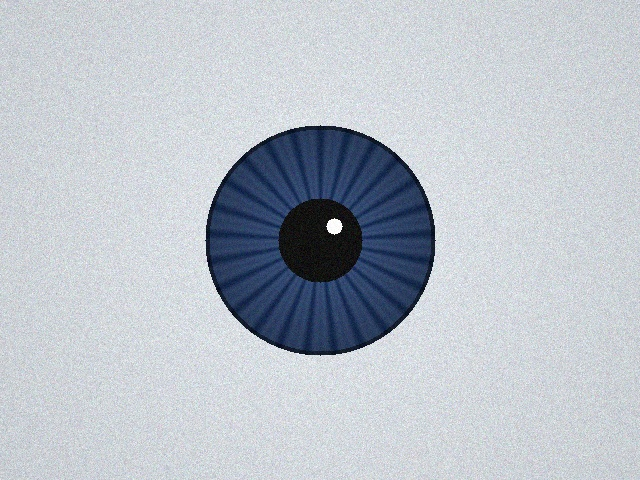
#> input picture sample_images/eye_sample_1.jpg, 640 x 480 px
$ python -i reflection.py   (imports and definitions only)
#> lines starting #> are read from the running program, lines starting #| are printed output that depends on the picture; after the words box and inside, x2 and y2 are one past the last pixel; in counts of white or black regions, pixels touching at a corner belong together
"""
Specular Glint and Reflection Detection and Masking Module.

Identifies bright specular reflection highlights (glints) on the corneal surface
using adaptive intensity thresholding and morphological cleanup.
Provides non-destructive reflection masks and optional localized inpainting.
"""

from typing import Dict, Any, Tuple
import cv2
import numpy as np


def detect_specular_reflections(
    image_gray: np.ndarray,
    threshold_percentile: float = 98.0,
    min_intensity: int = 220,
    dilation_kernel_size: int = 5
) -> Dict[str, Any]:
    """
    Detects specular reflection hotspots and returns a clean binary mask and diagnostics.

    Args:
        image_gray: 2D uint8 grayscale eye image
        threshold_percentile: percentile for adaptive bright hotspot identification
        min_intensity: absolute minimum pixel intensity to be considered a glint
        dilation_kernel_size: size of morphological dilation kernel

    Returns:
        dict with:
            'mask': 2D uint8 binary mask (255 = reflection, 0 = normal)
            'glint_percentage': float percentage of pixels flagged
            'num_glints': int number of distinct glint connected components
            'glint_centers': List[Tuple[int, int]] centroids of glints
    """
    h, w = image_gray.shape[:2]

    # Calculate adaptive threshold
    p_thresh = float(np.percentile(image_gray, threshold_percentile))
    active_thresh = int(max(min_intensity, p_thresh))

    # Binary threshold for bright spots
    _, binary_glints = cv2.threshold(image_gray, active_thresh, 255, cv2.THRESH_BINARY)

    # Morphological cleanup
    kernel = cv2.getStructuringElement(
        cv2.MORPH_ELLIPSE, (dilation_kernel_size, dilation_kernel_size)
    )
    glint_mask = cv2.dilate(binary_glints, kernel, iterations=1)

    # Find connected components for diagnostics
    num_labels, labels, stats, centroids = cv2.connectedComponentsWithStats(glint_mask)

    glint_centers = []
    # label 0 is background
    for i in range(1, num_labels):
        area = stats[i, cv2.CC_STAT_AREA]
        if area >= 3:  # ignore 1-2 pixel isolated noise
            cx, cy = int(round(centroids[i][0])), int(round(centroids[i][1]))
            glint_centers.append((cx, cy))

    glint_pixels = int(np.sum(glint_mask > 0))
    glint_pct = round((glint_pixels / float(h * w)) * 100.0, 2)

    return {
        "mask": glint_mask,
        "glint_percentage": glint_pct,
        "num_glints": len(glint_centers),
        "glint_centers": glint_centers
    }


def inpaint_reflections(
    image_gray: np.ndarray,
    glint_mask: np.ndarray,
    inpaint_radius: int = 5,
    method: str = "telea"
) -> np.ndarray:
    """
    Inpaints specular reflections cleanly using Telea or Navier-Stokes.
    Used internally for edge/candidate analysis without altering the raw user image.
    """
    if np.sum(glint_mask) == 0:
        return image_gray.copy()

    inpaint_flag = cv2.INPAINT_TELEA if method.lower() == "telea" else cv2.INPAINT_NS
    inpainted = cv2.inpaint(image_gray, glint_mask, inpaint_radius, inpaint_flag)
    return inpainted

>>> import cv2
>>> picture = cv2.imread('../sample_images/eye_sample_1.jpg', cv2.IMREAD_GRAYSCALE)
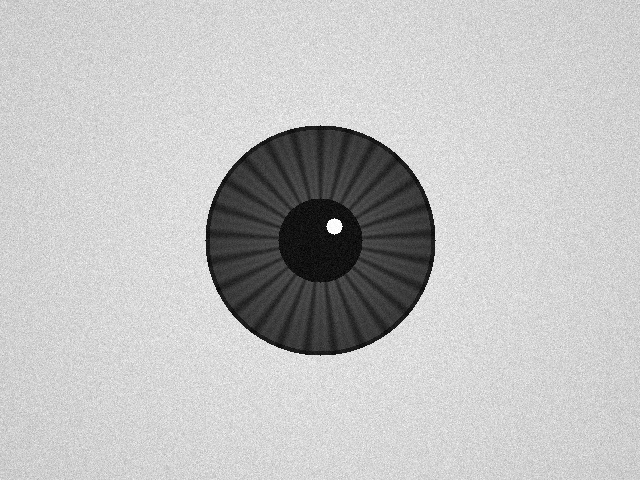
#> picture: shape (480, 640); min 0, max 255, mean 191.7
>>> result = detect_specular_reflections(picture)
#> in detect_specular_reflections, `p_thresh = float(np.percentile(image_gray, threshold_percentile))`: p_thresh = 235
#> in detect_specular_reflections, `_, binary_glints = cv2.threshold(image_gray, active_thresh, 255, cv2.T..`:
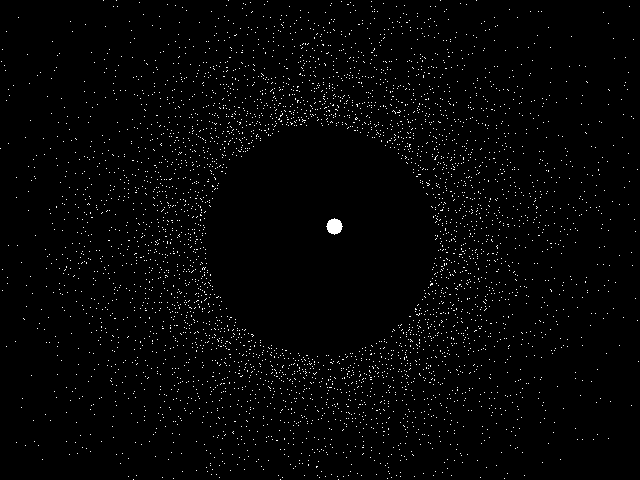
#> binary_glints: shape (480, 640); 1.7% white in thin lines or dots
#> in detect_specular_reflections, `glint_mask = cv2.dilate(binary_glints, kernel, iterations=1)`:
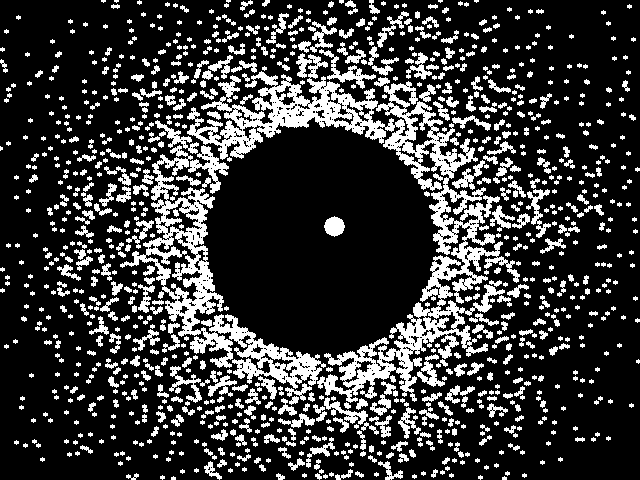
#> glint_mask: shape (480, 640); 22.1% white; 1094 white regions (651 under 20 px), largest, box (x1, y1, x2, y2) and area: (187, 53, 520, 403) 19418, (120, 145, 326, 389) 8852, (188, 145, 229, 194) 632
#> in detect_specular_reflections, `num_labels, labels, stats, centroids = cv2.connectedComponentsWithStat..`:
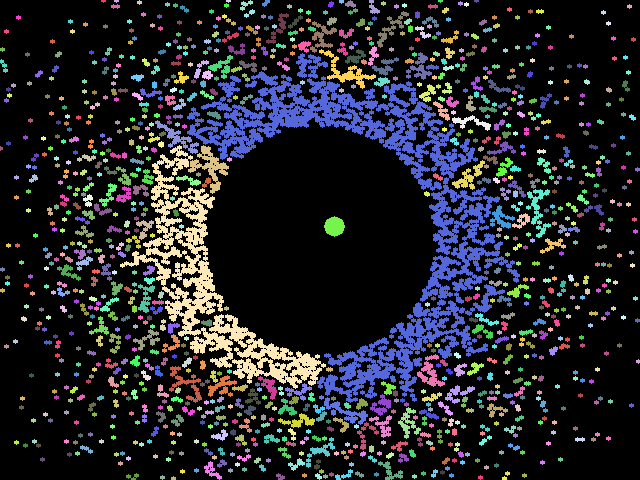
#> labels: shape (480, 640) int32; 1095 distinct labels, from 0 to 1094; one colour per label, 0 black
#> in detect_specular_reflections, `num_labels, labels, stats, centroids = cv2.connectedComponentsWithStat..`: num_labels = 1095; stats = 1095 rows, first 6: [0, 0, 640, 480, 239234], [101, 0, 5, 3, 11], [114, 0, 5, 3, 11], [137, 0, 5, 5, 17], [226, 0, 5, 3, 11], [240, 0, 13, 11, 60]; centroids = 1095 pairs, first value 0.818 to 637.6, second value 0.636 to 477.9
#> the loop in detect_specular_reflections, `for i in range(1, num_labels):` made 1094 passes
#> (area, cx, cy) on passes 5, 6, 7, 9, 10, 20, 21, 24, 26, 29, 31, 33: (60, 245, 4), (33, 265, 3), (28, 330, 4), (51, 350, 4), (78, 373, 8), (31, 115, 6), (34, 184, 8), (34, 432, 6), (29, 445, 10), (41, 249, 13), (34, 352, 11), (28, 540, 11)
#> after the loop in detect_specular_reflections, `for i in range(1, num_labels):`: glint_centers = 1094 pairs, first value 1 to 638, second value 1 to 478
#> in detect_specular_reflections, `glint_pixels = int(np.sum(glint_mask > 0))`: glint_pixels = 67966
#> in detect_specular_reflections, `glint_pct = round((glint_pixels / float(h * w)) * 100.0, 2)`: glint_pct = 22.12
#> result = 4 items

$ run again, on sample_images/eye_sample_2.jpg
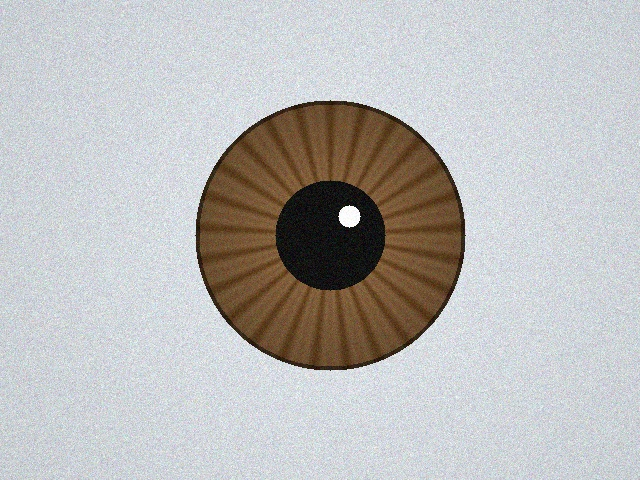
#> input picture sample_images/eye_sample_2.jpg, 640 x 480 px
#> p_thresh = 236
#> in detect_specular_reflections, `_, binary_glints = cv2.threshold(image_gray, active_thresh, 255, cv2.T..`:
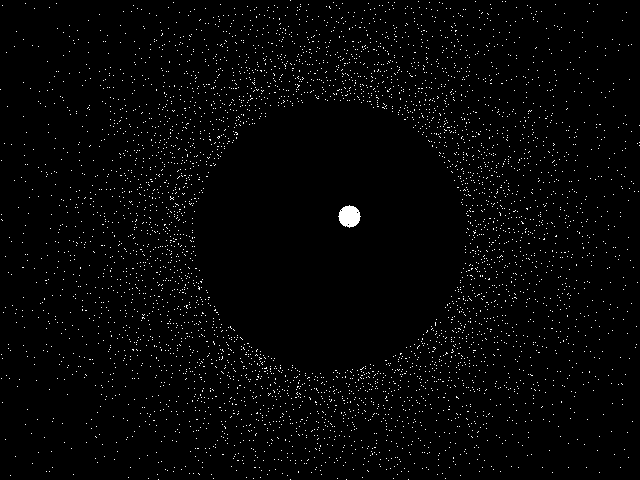
#> binary_glints: shape (480, 640); 1.9% white in thin lines or dots
#> glint_mask: shape (480, 640); 23.7% white; 1175 white regions (654 under 20 px), largest, box (x1, y1, x2, y2) and area: (443, 210, 557, 335) 3307, (323, 16, 406, 111) 2891, (381, 317, 489, 403) 2689
#> in detect_specular_reflections, `num_labels, labels, stats, centroids = cv2.connectedComponentsWithStat..`:
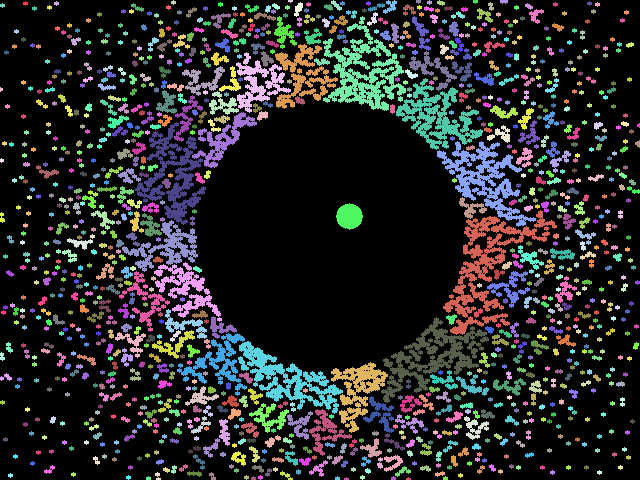
#> labels: shape (480, 640) int32; 1176 distinct labels, from 0 to 1175; one colour per label, 0 black
#> num_labels = 1176; stats = 1176 rows, first 6: [0, 0, 640, 480, 234286], [23, 1, 5, 5, 17], [54, 1, 5, 5, 17], [171, 0, 5, 5, 17], [288, 0, 5, 3, 11], [331, 0, 11, 11, 51]; centroids = 1176 pairs, first value 0.818 to 638.2, second value 0.636 to 478.4
#> the loop in detect_specular_reflections, `for i in range(1, num_labels):` made 1175 passes
#> (area, cx, cy) on passes 5, 8, 11, 13, 16, 18, 19, 21: (51, 336, 5), (95, 390, 6), (30, 440, 2), (26, 504, 1), (49, 137, 7), (32, 276, 6), (77, 298, 9), (60, 376, 7)
#> after the loop in detect_specular_reflections, `for i in range(1, num_labels):`: glint_centers = 1175 pairs, first value 1 to 638, second value 1 to 478
#> glint_pixels = 72914
#> glint_pct = 23.74
#> result = 4 items

$ run again, on sample_images/eye_sample_3.jpg
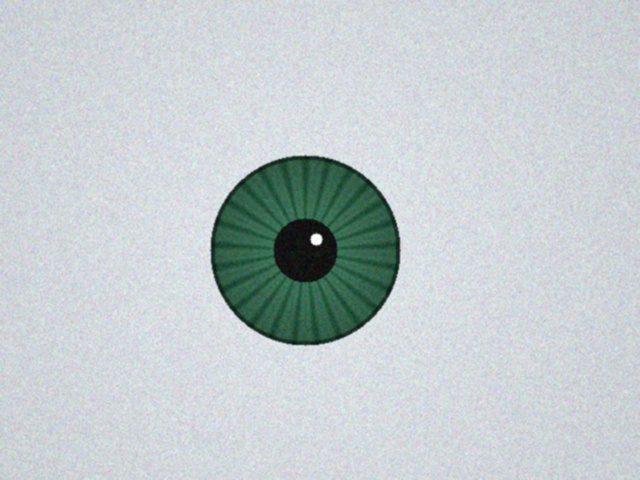
#> input picture sample_images/eye_sample_3.jpg, 640 x 480 px
#> p_thresh = 227
#> in detect_specular_reflections, `_, binary_glints = cv2.threshold(image_gray, active_thresh, 255, cv2.T..`:
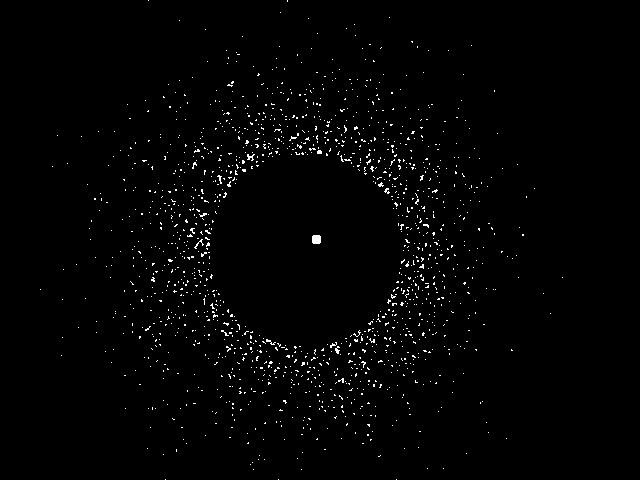
#> binary_glints: shape (480, 640); 1.3% white in thin lines or dots, all inside (x1, y1, x2, y2) = (40, 0, 563, 480)
#> glint_mask: shape (480, 640); 10.5% white; 532 white regions (227 under 20 px), largest, box (x1, y1, x2, y2) and area: (325, 213, 445, 357) 3337, (335, 137, 418, 211) 1874, (211, 110, 282, 189) 1632
#> in detect_specular_reflections, `num_labels, labels, stats, centroids = cv2.connectedComponentsWithStat..`:
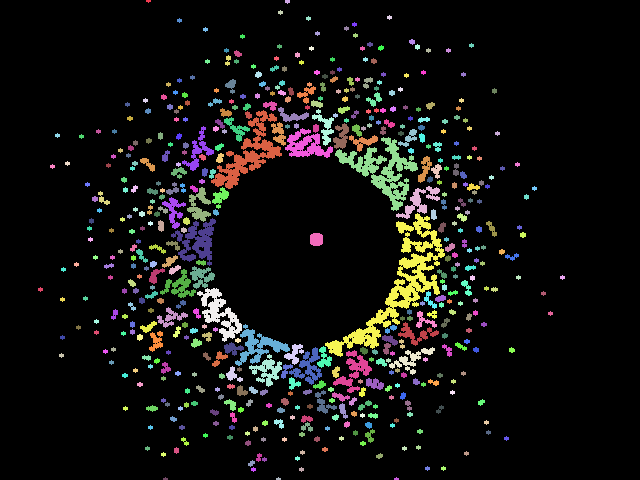
#> labels: shape (480, 640) int32; 533 distinct labels, from 0 to 532; one colour per label, 0 black
#> num_labels = 533; stats = 533 rows, first 6: [0, 0, 640, 480, 274855], [146, 0, 5, 3, 11], [285, 0, 5, 4, 16], [278, 10, 5, 5, 17], [387, 15, 5, 5, 17], [306, 16, 5, 5, 17]; centroids = 533 pairs, first value 40 to 562, second value 0.636 to 478.4
#> the loop in detect_specular_reflections, `for i in range(1, num_labels):` made 532 passes
#> (area, cx, cy) on passes 13, 14, 17, 18, 24, 25, 26, 32: (26, 412, 41), (22, 370, 44), (24, 380, 48), (22, 417, 46), (37, 237, 53), (22, 297, 54), (39, 228, 60), (26, 373, 61)
#> after the loop in detect_specular_reflections, `for i in range(1, num_labels):`: glint_centers = 532 pairs, first value 40 to 562, second value 1 to 478
#> glint_pixels = 32345
#> glint_pct = 10.53
#> result = 4 items
